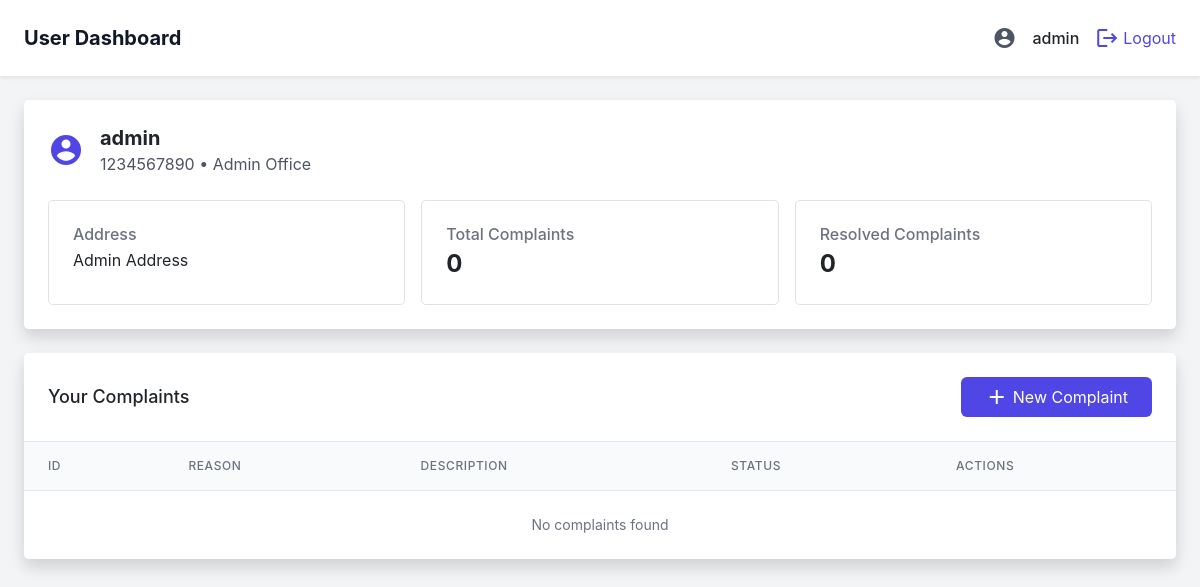
The page /dashboard (signed in) on the database its author committed.
### app.py (models this page shows)
class User(db.Model):
    id = db.Column(db.Integer, primary_key=True)
    username = db.Column(db.String(150), unique=True, nullable=False)
    email = db.Column(db.String(150), unique=True, nullable=False)
    phone = db.Column(db.String(15), unique=True, nullable=False)
    address = db.Column(db.String(255), nullable=False)
    location = db.Column(db.String(100), nullable=False)
    password = db.Column(db.String(255), nullable=False)
    role = db.Column(db.String(20), default='user')  # 'user' or 'admin'

### app.py (the view)
@app.route('/dashboard')
def dashboard():
    if 'user_id' not in session:
        return redirect(url_for('login'))
    user_id = session['user_id']
    user = User.query.get(user_id)
    complaints = Complaint.query.filter_by(user_id=user_id).all()
    return render_template('dashboard.html', user=user, complaints=complaints)

### templates/dashboard.html (shortened to what this page needs)
{% extends "base.html" %}
{% block content %}
<div class="min-h-screen bg-gray-100">
    <header class="bg-white shadow-sm">
        <div class="max-w-7xl mx-auto px-4 py-4 sm:px-6 lg:px-8 flex justify-between items-center">
            <h1 class="text-xl font-bold text-gray-900">User Dashboard</h1>
            <div class="flex items-center space-x-4">
                <span class="material-icons text-gray-600">account_circle</span>
                <span class="font-medium">{{ user.username }}</span>
                <a href="{{ url_for('logout') }}" class="text-indigo-600 hover:text-indigo-800 flex items-center">
                    <span class="material-icons">logout</span>
                    <span class="ml-1">Logout</span>
                </a>
            </div>
        </div>
    </header>
    <main class="max-w-7xl mx-auto px-4 py-6 sm:px-6 lg:px-8">
        <div class="bg-white shadow rounded-lg p-6 mb-6">
            <div class="flex items-center space-x-4 mb-4">
                <span class="material-icons text-4xl text-indigo-600">account_circle</span>
                <div>
                    <h2 class="text-xl font-bold">{{ user.username }}</h2>
                    <p class="text-gray-600">{{ user.phone }} • {{ user.location }}</p>
                </div>
            </div>
            <div class="grid grid-cols-1 md:grid-cols-3 gap-4">
                <div class="border rounded-lg p-4">
                    <h3 class="font-medium text-gray-500">Address</h3>
                    <p class="mt-1">{{ user.address }}</p>
                </div>
                <div class="border rounded-lg p-4">
                    <h3 class="font-medium text-gray-500">Total Complaints</h3>
                    <p class="mt-1 text-2xl font-bold">{{ complaints|length }}</p>
                </div>
                <div class="border rounded-lg p-4">
                    <h3 class="font-medium text-gray-500">Resolved Complaints</h3>
                    <p class="mt-1 text-2xl font-bold">{{ complaints|selectattr('status', 'equalto', 'Resolved')|list|length }}</p>
                </div>
            </div>
        </div>
        <div class="bg-white shadow rounded-lg overflow-hidden">
            <div class="px-6 py-4 border-b border-gray-200 flex justify-between items-center">
                <h2 class="text-lg font-medium">Your Complaints</h2>
                <button onclick="document.getElementById('new-complaint-modal').classList.remove('hidden')" class="bg-indigo-600 hover:bg-indigo-700 text-white px-4 py-2 rounded-md flex items-center">
                    <span class="material-icons mr-1">add</span>
                    New Complaint
                </button>
            </div>
            <div class="overflow-x-auto">
                <table class="min-w-full divide-y divide-gray-200">
                    <thead class="bg-gray-50">
                        <tr>
                            <th scope="col" class="px-6 py-3 text-left text-xs font-medium text-gray-500 uppercase tracking-wider">ID</th>
                            <th scope="col" class="px-6 py-3 text-left text-xs font-medium text-gray-500 uppercase tracking-wider">Reason</th>
                            <th scope="col" class="px-6 py-3 text-left text-xs font-medium text-gray-500 uppercase tracking-wider">Description</th>
                            <th scope="col" class="px-6 py-3 text-left text-xs font-medium text-gray-500 uppercase tracking-wider">Status</th>
                            <th scope="col" class="px-6 py-3 text-left text-xs font-medium text-gray-500 uppercase tracking-wider">Actions</th>
                        </tr>
                    </thead>
                    <tbody class="bg-white divide-y divide-gray-200">
                        {% for complaint in complaints %}
                        <tr>
                            <td class="px-6 py-4 whitespace-nowrap text-sm text-gray-500">{{ complaint.id }}</td>
                            <td class="px-6 py-4 whitespace-nowrap text-sm font-medium text-gray-900">{{ complaint.reason }}</td>
                            <td class="px-6 py-4 text-sm text-gray-500 max-w-xs truncate">{{ complaint.complaint_description }}</td>
                            <td class="px-6 py-4 whitespace-nowrap">
                                <span class="px-2 inline-flex text-xs leading-5 font-semibold rounded-full
                                    {% if complaint.status == 'Resolved' %}bg-green-100 text-green-800
                                    {% elif complaint.status == 'Pending' %}bg-yellow-100 text-yellow-800
                                    {% elif complaint.status == 'Rejected' %}bg-red-100 text-red-800
                                    {% else %}bg-blue-100 text-blue-800{% endif %}">
                                    {{ complaint.status }}
                                </span>
                            </td>
                            <td class="px-6 py-4 whitespace-nowrap text-sm font-medium">
                                <a href="{{ url_for('view_complaint', complaint_id=complaint.id) }}" class="text-indigo-600 hover:text-indigo-900 mr-3">View</a>
                            </td>
                        </tr>
                        {% else %}
                        <tr>
                            <td colspan="5" class="px-6 py-4 text-center text-sm text-gray-500">No complaints found</td>
                        </tr>
                        {% endfor %}
                    </tbody>
                </table>
            </div>
        </div>
    </main>
</div>
{% endblock %}

### rows shown on the page
User: username "admin", phone "1234567890", location "Admin Office", address "Admin Address"

### other values the page prints
{{ complaints|length }} "0"
{{ complaints|selectattr('status', 'equalto', 'Resolved')|list|length }} "0"
